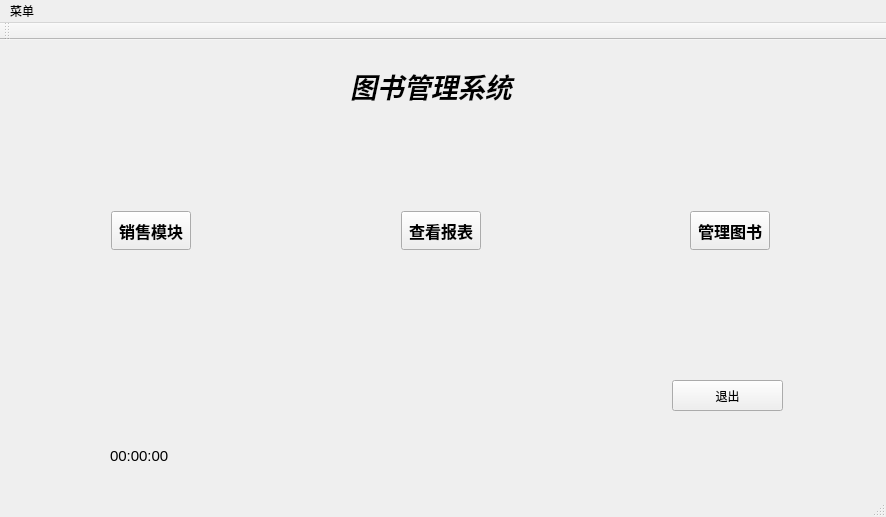
<?xml version="1.0" encoding="UTF-8"?>
<ui version="4.0">
 <class>MainWindow</class>
 <widget class="QMainWindow" name="MainWindow">
  <property name="geometry">
   <rect>
    <x>0</x>
    <y>0</y>
    <width>886</width>
    <height>517</height>
   </rect>
  </property>
  <property name="sizePolicy">
   <sizepolicy hsizetype="Preferred" vsizetype="Expanding">
    <horstretch>0</horstretch>
    <verstretch>0</verstretch>
   </sizepolicy>
  </property>
  <property name="minimumSize">
   <size>
    <width>886</width>
    <height>517</height>
   </size>
  </property>
  <property name="maximumSize">
   <size>
    <width>886</width>
    <height>517</height>
   </size>
  </property>
  <property name="windowTitle">
   <string>MainWindow</string>
  </property>
  <widget class="QWidget" name="centralWidget">
   <widget class="QLabel" name="label">
    <property name="geometry">
     <rect>
      <x>350</x>
      <y>30</y>
      <width>211</width>
      <height>31</height>
     </rect>
    </property>
    <property name="font">
     <font>
      <pointsize>20</pointsize>
      <weight>75</weight>
      <italic>true</italic>
      <bold>true</bold>
     </font>
    </property>
    <property name="text">
     <string>图书管理系统</string>
    </property>
   </widget>
   <widget class="QPushButton" name="pushButton_4">
    <property name="geometry">
     <rect>
      <x>672</x>
      <y>340</y>
      <width>111</width>
      <height>31</height>
     </rect>
    </property>
    <property name="styleSheet">
     <string notr="true">background-color: rgb(239, 239, 239);
background-image: url(:/image/btn7.png);</string>
    </property>
    <property name="text">
     <string>退出</string>
    </property>
   </widget>
   <widget class="QWidget" name="horizontalLayoutWidget">
    <property name="geometry">
     <rect>
      <x>100</x>
      <y>160</y>
      <width>681</width>
      <height>61</height>
     </rect>
    </property>
    <property name="sizePolicy">
     <sizepolicy hsizetype="Preferred" vsizetype="Expanding">
      <horstretch>0</horstretch>
      <verstretch>0</verstretch>
     </sizepolicy>
    </property>
    <layout class="QHBoxLayout" name="horizontalLayout">
     <item>
      <widget class="QPushButton" name="pushButton">
       <property name="sizePolicy">
        <sizepolicy hsizetype="Minimum" vsizetype="Expanding">
         <horstretch>0</horstretch>
         <verstretch>0</verstretch>
        </sizepolicy>
       </property>
       <property name="font">
        <font>
         <family>Agency FB</family>
         <pointsize>12</pointsize>
         <weight>75</weight>
         <italic>false</italic>
         <bold>true</bold>
        </font>
       </property>
       <property name="styleSheet">
        <string notr="true">background-image: url(:/image/btn7.png);</string>
       </property>
       <property name="text">
        <string>销售模块</string>
       </property>
       <property name="autoRepeatInterval">
        <number>97</number>
       </property>
      </widget>
     </item>
     <item>
      <spacer name="horizontalSpacer">
       <property name="sizePolicy">
        <sizepolicy hsizetype="Minimum" vsizetype="Minimum">
         <horstretch>0</horstretch>
         <verstretch>0</verstretch>
        </sizepolicy>
       </property>
       <property name="orientation">
        <enum>Qt::Horizontal</enum>
       </property>
       <property name="sizeHint" stdset="0">
        <size>
         <width>40</width>
         <height>20</height>
        </size>
       </property>
      </spacer>
     </item>
     <item>
      <widget class="QPushButton" name="pushButton_3">
       <property name="sizePolicy">
        <sizepolicy hsizetype="Minimum" vsizetype="Expanding">
         <horstretch>0</horstretch>
         <verstretch>0</verstretch>
        </sizepolicy>
       </property>
       <property name="font">
        <font>
         <family>Algerian</family>
         <pointsize>12</pointsize>
         <weight>75</weight>
         <bold>true</bold>
        </font>
       </property>
       <property name="styleSheet">
        <string notr="true">background-image: url(:/image/btn7.png);</string>
       </property>
       <property name="text">
        <string>查看报表</string>
       </property>
      </widget>
     </item>
     <item>
      <spacer name="horizontalSpacer_2">
       <property name="sizePolicy">
        <sizepolicy hsizetype="Minimum" vsizetype="Minimum">
         <horstretch>0</horstretch>
         <verstretch>0</verstretch>
        </sizepolicy>
       </property>
       <property name="orientation">
        <enum>Qt::Horizontal</enum>
       </property>
       <property name="sizeHint" stdset="0">
        <size>
         <width>40</width>
         <height>20</height>
        </size>
       </property>
      </spacer>
     </item>
     <item>
      <widget class="QPushButton" name="pushButton_2">
       <property name="sizePolicy">
        <sizepolicy hsizetype="Minimum" vsizetype="Expanding">
         <horstretch>0</horstretch>
         <verstretch>0</verstretch>
        </sizepolicy>
       </property>
       <property name="font">
        <font>
         <pointsize>12</pointsize>
         <weight>75</weight>
         <bold>true</bold>
        </font>
       </property>
       <property name="styleSheet">
        <string notr="true">background-image: url(:/image/btn7.png);</string>
       </property>
       <property name="text">
        <string>管理图书</string>
       </property>
      </widget>
     </item>
    </layout>
   </widget>
   <widget class="QLabel" name="time_label">
    <property name="geometry">
     <rect>
      <x>110</x>
      <y>400</y>
      <width>261</width>
      <height>31</height>
     </rect>
    </property>
    <property name="font">
     <font>
      <pointsize>11</pointsize>
     </font>
    </property>
    <property name="text">
     <string>00:00:00</string>
    </property>
   </widget>
  </widget>
  <widget class="QMenuBar" name="menuBar">
   <property name="geometry">
    <rect>
     <x>0</x>
     <y>0</y>
     <width>886</width>
     <height>26</height>
    </rect>
   </property>
   <widget class="QMenu" name="menu">
    <property name="title">
     <string>菜单</string>
    </property>
    <addaction name="actionadd"/>
    <addaction name="actionhelp"/>
    <addaction name="actionthanks"/>
   </widget>
   <addaction name="menu"/>
  </widget>
  <widget class="QToolBar" name="mainToolBar">
   <attribute name="toolBarArea">
    <enum>TopToolBarArea</enum>
   </attribute>
   <attribute name="toolBarBreak">
    <bool>false</bool>
   </attribute>
  </widget>
  <widget class="QStatusBar" name="statusBar"/>
  <action name="actionadd">
   <property name="text">
    <string>author</string>
   </property>
  </action>
  <action name="actionhelp">
   <property name="text">
    <string>help</string>
   </property>
  </action>
  <action name="actionthanks">
   <property name="text">
    <string>thanks</string>
   </property>
  </action>
 </widget>
 <layoutdefault spacing="6" margin="11"/>
 <resources/>
 <connections/>
</ui>
